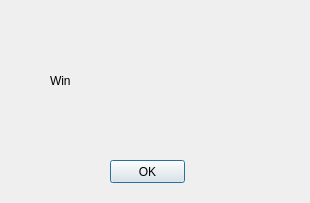
<?xml version="1.0" encoding="UTF-8"?>
<ui version="4.0">
 <class>Dialog</class>
 <widget class="QDialog" name="Dialog">
  <property name="geometry">
   <rect>
    <x>0</x>
    <y>0</y>
    <width>310</width>
    <height>203</height>
   </rect>
  </property>
  <property name="windowTitle">
   <string>Dialog</string>
  </property>
  <widget class="QPushButton" name="pushButton">
   <property name="geometry">
    <rect>
     <x>110</x>
     <y>160</y>
     <width>75</width>
     <height>23</height>
    </rect>
   </property>
   <property name="text">
    <string>OK</string>
   </property>
  </widget>
  <widget class="QLabel" name="label">
   <property name="geometry">
    <rect>
     <x>50</x>
     <y>60</y>
     <width>201</width>
     <height>41</height>
    </rect>
   </property>
   <property name="text">
    <string>Win</string>
   </property>
  </widget>
 </widget>
 <resources/>
 <connections/>
</ui>
